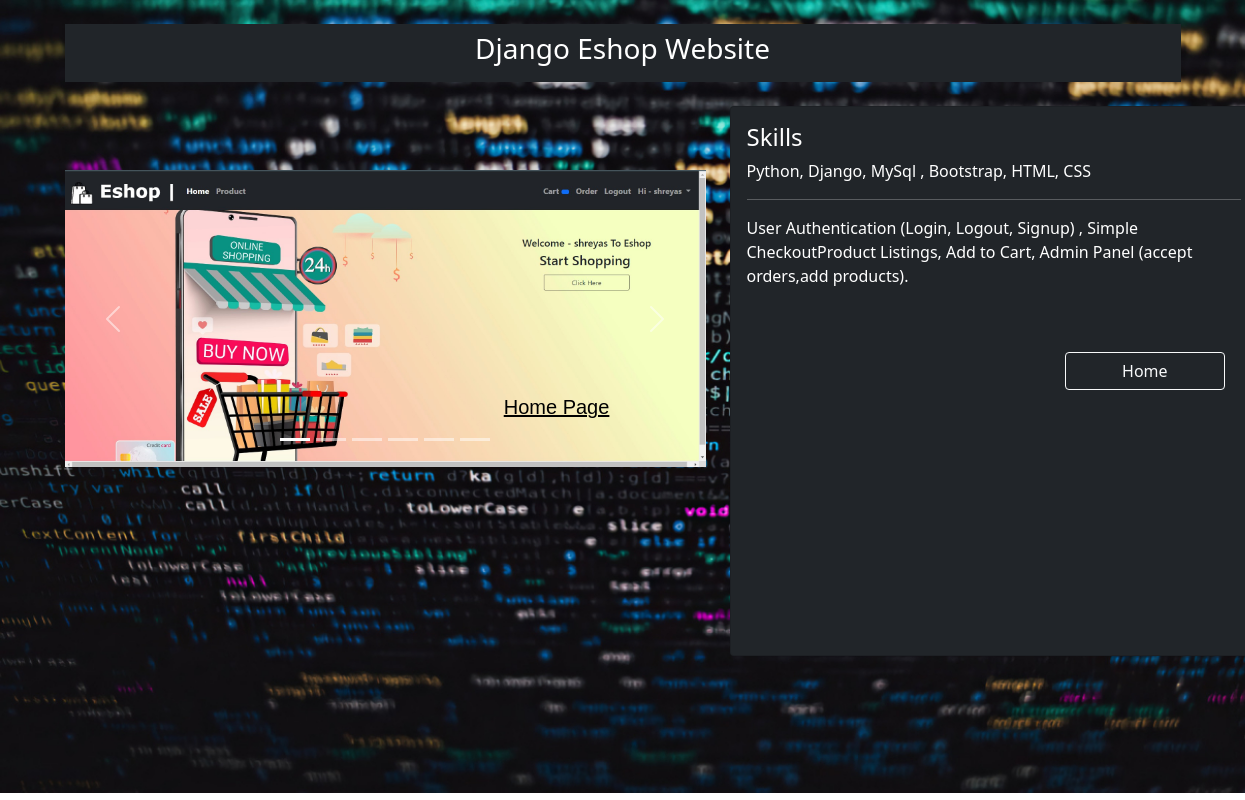
The app's page /project/1 with its own data.
### app/models.py (models this page shows)
class Project(models.Model):
    p_name = models.CharField(max_length=100)
    p_skills = models.CharField(max_length=400)
    p_details = models.CharField(max_length=1000)

### app/views.py (the view)
# urls.py: path('project/<int:pk>',project),
def project(request,pk):
    data=Project.objects.get(pk=pk)
    return render(request,'project1.html',{"pk":pk,'data':data})

### app/templates/project1.html (shortened to what this page needs)
{% load static %}
<!doctype html>
<html lang="en">
  <head>
    <link href="https://cdn.jsdelivr.net/npm/bootstrap@5.0.2/dist/css/bootstrap.min.css" rel="stylesheet">
    <link rel="stylesheet" href="{% static 'js.js' %}" type="text\JS">
  </head>
  <body>
    <div class="bg-image"  id="bg" >
      <div class="container">
          <br>
      <div class="py-2 bg-dark" id="dark">
          <h3 class="text-center"> {{ data.p_name }}  </h3></div><br>
      <div class="row">
        {% block 'photos' %}
          <div class="col-sm-7">
            <div id="carouselExampleCaptions" class="carousel slide" >
              <div class="carousel-indicators">
                <button type="button" data-bs-target="#carouselExampleCaptions" data-bs-slide-to="0" class="active" aria-current="true" aria-label="Slide 1"></button>
                <button type="button" data-bs-target="#carouselExampleCaptions" data-bs-slide-to="1" aria-label="Slide 2"></button>
                <button type="button" data-bs-target="#carouselExampleCaptions" data-bs-slide-to="2" aria-label="Slide 3"></button>
                <button type="button" data-bs-target="#carouselExampleCaptions" data-bs-slide-to="3" aria-label="Slide 4"></button>
                <button type="button" data-bs-target="#carouselExampleCaptions" data-bs-slide-to="4" aria-label="Slide 5"></button>
                <button type="button" data-bs-target="#carouselExampleCaptions" data-bs-slide-to="5" aria-label="Slide 6"></button>
              </div>
              <div class="carousel-inner" id="slide">
                <div class="carousel-item active">
                  <img src="{% static '/img/EShop/home.jpg' %}" class="d-block w-100" alt="...">
                  <div class="carousel-caption d-flex justify-content-end">
                    <h5 id="light"><u>Home Page</u></h5>
                  </div>
                </div>
            </div>
            <button class="carousel-control-prev" type="button" data-bs-target="#carouselExampleCaptions" data-bs-slide="prev">
              <span class="carousel-control-prev-icon" aria-hidden="true"></span>
            </button>
            <button class="carousel-control-next" type="button" data-bs-target="#carouselExampleCaptions" data-bs-slide="next">
              <span class="carousel-control-next-icon" aria-hidden="true"></span>
            </button>
          </div>
        {% endblock %}
          </div>
          <div class="col-sm-4">
              <div class="row">
                  <div class="col-sm-8 mb-2">
                      <div class="card  bg-dark" id="dark" style="width: 33rem; height:550px;">
                          <div class="card-body ">
                              <h4 class="card-text">Skills</h4>
                              <p class="card-text">{{ data.p_skills}}</p>
                              <hr>
                            <p class="card-text">{{data.p_details}}</p>
                            <br><br>
                            <div class="d-flex align-items-end flex-column me-3">
                              <a href="/" class=" col-md-4 btn btn-outline-light mb-2">Home</a>
                            </div>
                          </div>
                          </div>
                        </div>
                      </div>
              </div>
          </div>
      </div>
      </div>
    </head>
  </body>
</html>

### app/templates/project1.html (style rules this page uses)
body, html { height: 100%; margin: 0; }
#bg { width: 100%; height: calc(100vh - 7px); background: url("/Resume_/app/static/img/bg2.jpg"); background-size: cover; position: relative; padding: 0; }
#dark { color: white; }
#light { color: black; font-family:Impact, Haettenschweiler, 'Arial Narrow Bold', sans-serif; }
#slide { margin-top: 10%; }

### records on screen
Project: p_name "Django Eshop Website", p_skills "Python, Django, MySql , Bootstrap, HTML, CSS", p_details "User Authentication (Login, Logout, Signup) , Simple CheckoutProduct Listings, Add to Cart, Admin Panel (accept orders,add products)."
